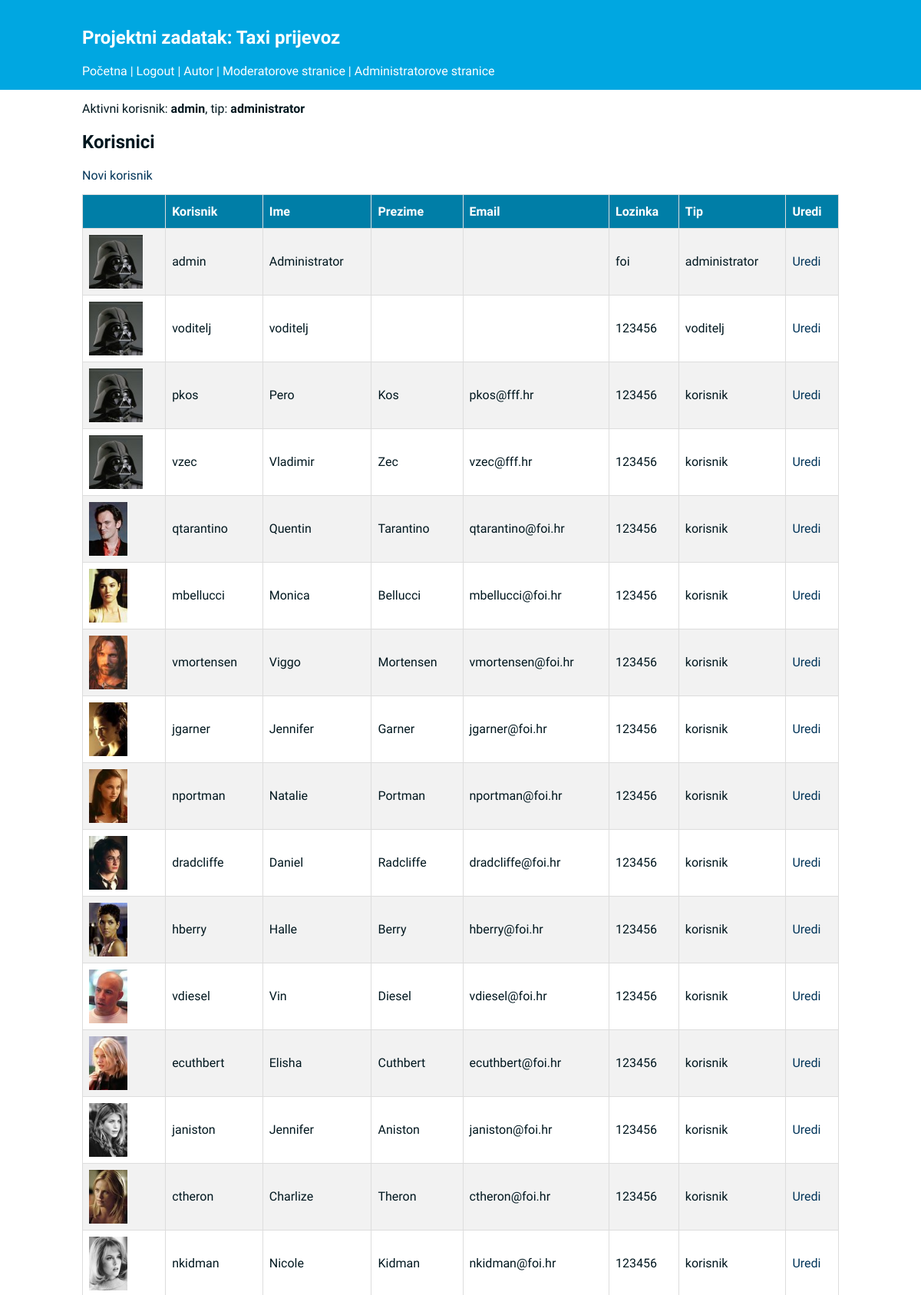
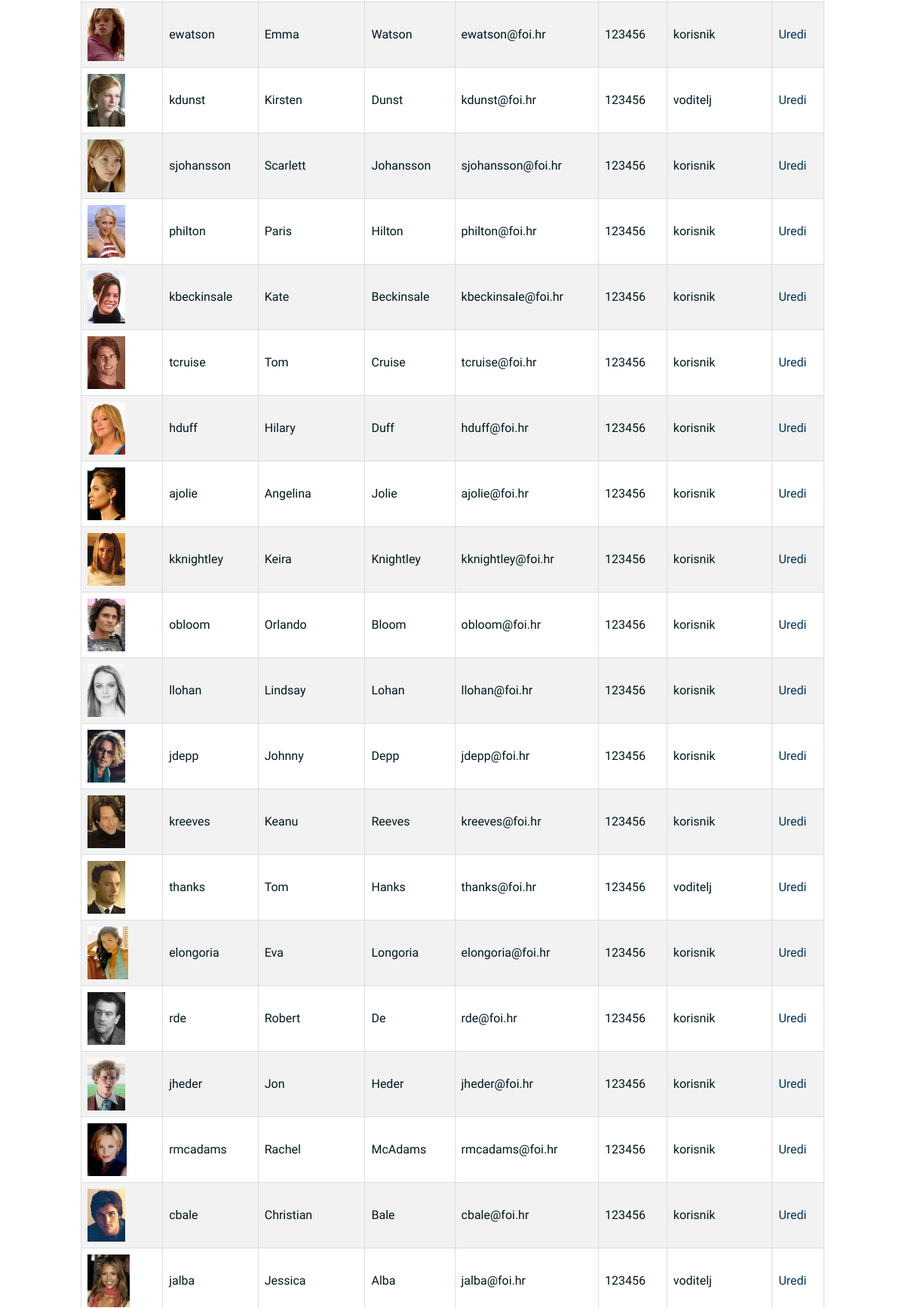
Screenshot of /korisnici.php (signed in, upper part) with the database file from the repository (2 pictures, top to bottom).
### tables this page shows
CREATE TABLE IF NOT EXISTS `korisnik` (
  `korisnik_id` INT(10) NOT NULL AUTO_INCREMENT,
  `tip_id` INT(10) NOT NULL,
  `korisnicko_ime` VARCHAR(50) NOT NULL,
  `lozinka` VARCHAR(50) NOT NULL,
  `ime` VARCHAR(50) NOT NULL,
  `prezime` VARCHAR(50) NOT NULL,
  `email` VARCHAR(50) NULL,
  `slika` VARCHAR(100) NULL,
  PRIMARY KEY (`korisnik_id`),
  INDEX `fk_korisnik_tip_korisnika_idx` (`tip_id` ASC),
  CONSTRAINT `fk_korisnik_tip_korisnika`
    FOREIGN KEY (`tip_id`)
    REFERENCES `tip_korisnika` (`tip_id`)
    ON DELETE NO ACTION
    ON UPDATE NO ACTION);

### baza.php (called while the page is built, shortened)
<?php
$baza = 'iwa_2017_kz_projekt';
$korisnik = 'iwa_2017';
$lozinka = 'foi2017';
$server = 'localhost';
$connection = mysqli_connect($server, $korisnik, $lozinka, $baza);
function sql($sql) {
	global $connection;
	$r = mysqli_query($connection, $sql);
	return $r;
}
function tip_korisnika($tip) {
	switch ($tip) {
		case 0:
		return "administrator";
		case 1:
		return "voditelj";
		case 2:
		return "korisnik";
	}
}
?>

### korisnici.php (the view, shortened to what this page needs)
<?php
require_once("header.php");
echo "<h2>Korisnici</h2>";
echo "<a class='veza' href='korisnik.php?novi'>Novi korisnik</a>";
$sql = "SELECT * FROM korisnik";
$r = sql($sql);
if (mysqli_num_rows($r) > 0) {
	echo "
	<table class='tablica'>
		<tr>
			<th></th>
			<th>Korisnik</th>
			<th>Ime</th>
			<th>Prezime</th>
			<th>Email</th>
			<th>Lozinka</th>
			<th>Tip</th>
			<th>Uredi</th>
		</tr>";
		while (list($korisnik_id, $tip_id, $korisnicko_ime, $lozinka, $ime, $prezime, $email, $slika) =
								mysqli_fetch_array($r, MYSQLI_BOTH)) {
			echo "<tr>
				<td><img src='$slika' class='korisnik_img'></td>
				<td>$korisnicko_ime</td>
				<td>$ime</td>
				<td>$prezime</td>
				<td>$email</td>
				<td>$lozinka</td>
				<td>". tip_korisnika($tip_id) ."</td>
				<td><a class='veza' href='korisnik.php?korisnikIdUredi=$korisnik_id&kor_ime=$korisnicko_ime'>Uredi</a></td>
			</tr>";
		}
		echo "</table>";
} else {
	echo "<h3>Nema korisnika u bazi!<h3>";
}
require_once("footer.php")
?>

### header.php (shortened to what this page needs)
<?php
	include("baza.php");
?>
<html>
	<head>
		<link rel="stylesheet" type="text/css" href="css.css" />
	</head>
	<body>
		<div id="header_okvir">
			<section class="content">
				<h1>Projektni zadatak: Taxi prijevoz</h1>
				<a href="index.php">Početna</a> |
				<?php
				if (isset($_SESSION['prijavljen'])) {
					echo '<a href="login.php?logout">Logout</a>';
				} else {
					echo '<a href="login.php">Login</a>';
				}
				?>
				|
				<a href="o_autoru.php">Autor</a>
				<?php
				if (isset($_SESSION['moderator'])) {
					echo ' | <a href="moderator.php">Moderatorove stranice</a>';
				}
				if (isset($_SESSION['admin'])) {
					echo ' | <a href="admin.php">Administratorove stranice</a>';
				}
				?>
			</section>
		</div>
		<div id="body_okvir">
			<section class="content">
			<?php
			if (isset($_SESSION['prijavljen'])) {
				echo 'Aktivni korisnik: <strong>' . $_SESSION['kor_ime'] . '</strong>, tip: <strong>' . tip_korisnika($_SESSION['tip']) . '</strong>';
			} else {
				echo 'Niste prijavljeni';
			}
			?>

### footer.php (shortened to what this page needs)
		</section>
	</div>
</body>
</html>

### css.css (style rules this page uses)
body { font-family: 'Sarabun', sans-serif; width: 100%; margin: 0; background-color: #003459; color: #00171F; }
.content { width: 85%; margin-left: auto; margin-right: auto; }
#body_okvir { display: block; padding: 15px 20px; background-color: white; }
#header_okvir { display: block; padding: 15px 20px; background-color: #00A7E1; color: white; }
a:link { color: white; text-decoration: none; }
.korisnik_img { height: 70px; }
.tablica { margin-top: 15px; border-collapse: collapse; width: 100%; }
.tablica td, .tablica th { border: 1px solid #ddd; padding: 8px; }
.tablica tr:nth-child(even) { background-color: #f2f2f2; }
.tablica th { padding-top: 12px; padding-bottom: 12px; text-align: left; background-color: #007EA7; color: white; }
a:link.veza { text-decoration:none; color:#003459; }

### rows the page displays
korisnik: slika (picture), korisnicko_ime "admin", ime "Administrator", lozinka "foi", tip "administrator"
korisnik: slika (picture), korisnicko_ime "voditelj", ime "voditelj", lozinka "123456", tip "voditelj"
korisnik: slika (picture), korisnicko_ime "pkos", ime "Pero", prezime "Kos", email "pkos@fff.hr", lozinka "123456", tip "korisnik"
korisnik: slika (picture), korisnicko_ime "vzec", ime "Vladimir", prezime "Zec", email "vzec@fff.hr", lozinka "123456", tip "korisnik"
korisnik: slika (picture), korisnicko_ime "qtarantino", ime "Quentin", prezime "Tarantino", email "qtarantino@foi.hr", lozinka "123456", tip "korisnik"
korisnik: slika (picture), korisnicko_ime "mbellucci", ime "Monica", prezime "Bellucci", email "mbellucci@foi.hr", lozinka "123456", tip "korisnik"
korisnik: slika (picture), korisnicko_ime "vmortensen", ime "Viggo", prezime "Mortensen", email "vmortensen@foi.hr", lozinka "123456", tip "korisnik"
korisnik: slika (picture), korisnicko_ime "jgarner", ime "Jennifer", prezime "Garner", email "jgarner@foi.hr", lozinka "123456", tip "korisnik"
korisnik: slika (picture), korisnicko_ime "nportman", ime "Natalie", prezime "Portman", email "nportman@foi.hr", lozinka "123456", tip "korisnik"
korisnik: slika (picture), korisnicko_ime "dradcliffe", ime "Daniel", prezime "Radcliffe", email "dradcliffe@foi.hr", lozinka "123456", tip "korisnik"
korisnik: slika (picture), korisnicko_ime "hberry", ime "Halle", prezime "Berry", email "hberry@foi.hr", lozinka "123456", tip "korisnik"
korisnik: slika (picture), korisnicko_ime "vdiesel", ime "Vin", prezime "Diesel", email "vdiesel@foi.hr", lozinka "123456", tip "korisnik"
korisnik: slika (picture), korisnicko_ime "ecuthbert", ime "Elisha", prezime "Cuthbert", email "ecuthbert@foi.hr", lozinka "123456", tip "korisnik"
korisnik: slika (picture), korisnicko_ime "janiston", ime "Jennifer", prezime "Aniston", email "janiston@foi.hr", lozinka "123456", tip "korisnik"
korisnik: slika (picture), korisnicko_ime "ctheron", ime "Charlize", prezime "Theron", email "ctheron@foi.hr", lozinka "123456", tip "korisnik"
korisnik: slika (picture), korisnicko_ime "nkidman", ime "Nicole", prezime "Kidman", email "nkidman@foi.hr", lozinka "123456", tip "korisnik"
korisnik: slika (picture), korisnicko_ime "ewatson", ime "Emma", prezime "Watson", email "ewatson@foi.hr", lozinka "123456", tip "korisnik"
korisnik: slika (picture), korisnicko_ime "kdunst", ime "Kirsten", prezime "Dunst", email "kdunst@foi.hr", lozinka "123456", tip "voditelj"
korisnik: slika (picture), korisnicko_ime "sjohansson", ime "Scarlett", prezime "Johansson", email "sjohansson@foi.hr", lozinka "123456", tip "korisnik"
korisnik: slika (picture), korisnicko_ime "philton", ime "Paris", prezime "Hilton", email "philton@foi.hr", lozinka "123456", tip "korisnik"
korisnik: slika (picture), korisnicko_ime "kbeckinsale", ime "Kate", prezime "Beckinsale", email "kbeckinsale@foi.hr", lozinka "123456", tip "korisnik"
korisnik: slika (picture), korisnicko_ime "tcruise", ime "Tom", prezime "Cruise", email "tcruise@foi.hr", lozinka "123456", tip "korisnik"
korisnik: slika (picture), korisnicko_ime "hduff", ime "Hilary", prezime "Duff", email "hduff@foi.hr", lozinka "123456", tip "korisnik"
korisnik: slika (picture), korisnicko_ime "ajolie", ime "Angelina", prezime "Jolie", email "ajolie@foi.hr", lozinka "123456", tip "korisnik"
korisnik: slika (picture), korisnicko_ime "kknightley", ime "Keira", prezime "Knightley", email "kknightley@foi.hr", lozinka "123456", tip "korisnik"
korisnik: slika (picture), korisnicko_ime "obloom", ime "Orlando", prezime "Bloom", email "obloom@foi.hr", lozinka "123456", tip "korisnik"
korisnik: slika (picture), korisnicko_ime "llohan", ime "Lindsay", prezime "Lohan", email "llohan@foi.hr", lozinka "123456", tip "korisnik"
korisnik: slika (picture), korisnicko_ime "jdepp", ime "Johnny", prezime "Depp", email "jdepp@foi.hr", lozinka "123456", tip "korisnik"
korisnik: slika (picture), korisnicko_ime "kreeves", ime "Keanu", prezime "Reeves", email "kreeves@foi.hr", lozinka "123456", tip "korisnik"
korisnik: slika (picture), korisnicko_ime "thanks", ime "Tom", prezime "Hanks", email "thanks@foi.hr", lozinka "123456", tip "voditelj"
korisnik: slika (picture), korisnicko_ime "elongoria", ime "Eva", prezime "Longoria", email "elongoria@foi.hr", lozinka "123456", tip "korisnik"
korisnik: slika (picture), korisnicko_ime "rde", ime "Robert", prezime "De", email "rde@foi.hr", lozinka "123456", tip "korisnik"
korisnik: slika (picture), korisnicko_ime "jheder", ime "Jon", prezime "Heder", email "jheder@foi.hr", lozinka "123456", tip "korisnik"
korisnik: slika (picture), korisnicko_ime "rmcadams", ime "Rachel", prezime "McAdams", email "rmcadams@foi.hr", lozinka "123456", tip "korisnik"
korisnik: slika (picture), korisnicko_ime "cbale", ime "Christian", prezime "Bale", email "cbale@foi.hr", lozinka "123456", tip "korisnik"
korisnik: slika (picture), korisnicko_ime "jalba", ime "Jessica", prezime "Alba", email "jalba@foi.hr", lozinka "123456", tip "voditelj"

### other values shown
$_SESSION['kor_ime'] "admin"
tip_korisnika($_SESSION['tip']) "administrator"
